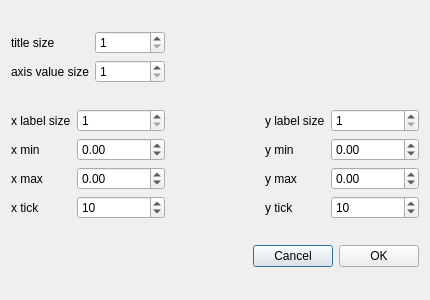
<?xml version="1.0" encoding="UTF-8"?>
<ui version="4.0">
 <class>PlotSettingsDialog</class>
 <widget class="QDialog" name="PlotSettingsDialog">
  <property name="windowModality">
   <enum>Qt::NonModal</enum>
  </property>
  <property name="geometry">
   <rect>
    <x>0</x>
    <y>0</y>
    <width>430</width>
    <height>300</height>
   </rect>
  </property>
  <property name="minimumSize">
   <size>
    <width>430</width>
    <height>300</height>
   </size>
  </property>
  <property name="windowTitle">
   <string>Plot Settings</string>
  </property>
  <layout class="QGridLayout" name="gridLayout_4">
   <item row="0" column="0">
    <layout class="QGridLayout" name="gridLayout_3">
     <item row="0" column="0">
      <widget class="QLabel" name="label_5">
       <property name="text">
        <string>title size</string>
       </property>
      </widget>
     </item>
     <item row="0" column="1">
      <widget class="QSpinBox" name="titleSize">
       <property name="minimumSize">
        <size>
         <width>70</width>
         <height>20</height>
        </size>
       </property>
       <property name="minimum">
        <number>1</number>
       </property>
       <property name="value">
        <number>1</number>
       </property>
      </widget>
     </item>
     <item row="1" column="0">
      <widget class="QLabel" name="label_6">
       <property name="text">
        <string>axis value size</string>
       </property>
      </widget>
     </item>
     <item row="1" column="1">
      <widget class="QSpinBox" name="axisValueSize">
       <property name="minimumSize">
        <size>
         <width>70</width>
         <height>20</height>
        </size>
       </property>
       <property name="minimum">
        <number>1</number>
       </property>
       <property name="value">
        <number>1</number>
       </property>
      </widget>
     </item>
    </layout>
   </item>
   <item row="0" column="1" colspan="2">
    <spacer name="horizontalSpacer_2">
     <property name="orientation">
      <enum>Qt::Horizontal</enum>
     </property>
     <property name="sizeHint" stdset="0">
      <size>
       <width>215</width>
       <height>20</height>
      </size>
     </property>
    </spacer>
   </item>
   <item row="1" column="0">
    <layout class="QGridLayout" name="gridLayout">
     <item row="0" column="0">
      <widget class="QLabel" name="label_3">
       <property name="text">
        <string>x label size</string>
       </property>
      </widget>
     </item>
     <item row="0" column="1">
      <widget class="QSpinBox" name="xLabelSize">
       <property name="minimumSize">
        <size>
         <width>70</width>
         <height>20</height>
        </size>
       </property>
       <property name="minimum">
        <number>1</number>
       </property>
       <property name="value">
        <number>1</number>
       </property>
      </widget>
     </item>
     <item row="1" column="0">
      <widget class="QLabel" name="label_8">
       <property name="text">
        <string>x min</string>
       </property>
      </widget>
     </item>
     <item row="1" column="1">
      <widget class="QDoubleSpinBox" name="xMin">
       <property name="minimumSize">
        <size>
         <width>70</width>
         <height>20</height>
        </size>
       </property>
       <property name="minimum">
        <double>-999999.000000000000000</double>
       </property>
       <property name="maximum">
        <double>999999.000000000000000</double>
       </property>
       <property name="singleStep">
        <double>0.500000000000000</double>
       </property>
      </widget>
     </item>
     <item row="2" column="0">
      <widget class="QLabel" name="label_9">
       <property name="text">
        <string>x max</string>
       </property>
      </widget>
     </item>
     <item row="2" column="1">
      <widget class="QDoubleSpinBox" name="xMax">
       <property name="minimumSize">
        <size>
         <width>70</width>
         <height>20</height>
        </size>
       </property>
       <property name="minimum">
        <double>-999999.000000000000000</double>
       </property>
       <property name="maximum">
        <double>999999.000000000000000</double>
       </property>
       <property name="singleStep">
        <double>0.500000000000000</double>
       </property>
      </widget>
     </item>
     <item row="3" column="0">
      <widget class="QLabel" name="label">
       <property name="text">
        <string>x tick</string>
       </property>
      </widget>
     </item>
     <item row="3" column="1">
      <widget class="QSpinBox" name="xTick">
       <property name="minimumSize">
        <size>
         <width>70</width>
         <height>20</height>
        </size>
       </property>
       <property name="minimum">
        <number>1</number>
       </property>
       <property name="value">
        <number>10</number>
       </property>
      </widget>
     </item>
    </layout>
   </item>
   <item row="1" column="1">
    <spacer name="horizontalSpacer">
     <property name="orientation">
      <enum>Qt::Horizontal</enum>
     </property>
     <property name="sizeHint" stdset="0">
      <size>
       <width>5</width>
       <height>20</height>
      </size>
     </property>
    </spacer>
   </item>
   <item row="1" column="2">
    <layout class="QGridLayout" name="gridLayout_2">
     <item row="0" column="0">
      <widget class="QLabel" name="label_11">
       <property name="text">
        <string>y label size</string>
       </property>
      </widget>
     </item>
     <item row="0" column="1">
      <widget class="QSpinBox" name="yLabelSize">
       <property name="minimumSize">
        <size>
         <width>70</width>
         <height>20</height>
        </size>
       </property>
       <property name="minimum">
        <number>1</number>
       </property>
       <property name="value">
        <number>1</number>
       </property>
      </widget>
     </item>
     <item row="1" column="0">
      <widget class="QLabel" name="label_10">
       <property name="text">
        <string>y min</string>
       </property>
      </widget>
     </item>
     <item row="1" column="1">
      <widget class="QDoubleSpinBox" name="yMin">
       <property name="minimumSize">
        <size>
         <width>70</width>
         <height>20</height>
        </size>
       </property>
       <property name="minimum">
        <double>-999999.000000000000000</double>
       </property>
       <property name="maximum">
        <double>999999.000000000000000</double>
       </property>
       <property name="singleStep">
        <double>0.500000000000000</double>
       </property>
      </widget>
     </item>
     <item row="2" column="0">
      <widget class="QLabel" name="label_12">
       <property name="text">
        <string>y max</string>
       </property>
      </widget>
     </item>
     <item row="2" column="1">
      <widget class="QDoubleSpinBox" name="yMax">
       <property name="minimumSize">
        <size>
         <width>70</width>
         <height>20</height>
        </size>
       </property>
       <property name="minimum">
        <double>-999999.000000000000000</double>
       </property>
       <property name="maximum">
        <double>999999.000000000000000</double>
       </property>
       <property name="singleStep">
        <double>0.500000000000000</double>
       </property>
      </widget>
     </item>
     <item row="3" column="0">
      <widget class="QLabel" name="label_4">
       <property name="text">
        <string>y tick</string>
       </property>
      </widget>
     </item>
     <item row="3" column="1">
      <widget class="QSpinBox" name="yTick">
       <property name="minimumSize">
        <size>
         <width>70</width>
         <height>20</height>
        </size>
       </property>
       <property name="minimum">
        <number>1</number>
       </property>
       <property name="value">
        <number>10</number>
       </property>
      </widget>
     </item>
    </layout>
   </item>
   <item row="2" column="0" colspan="3">
    <layout class="QHBoxLayout" name="horizontalLayout">
     <item>
      <spacer name="horizontalSpacer_3">
       <property name="orientation">
        <enum>Qt::Horizontal</enum>
       </property>
       <property name="sizeHint" stdset="0">
        <size>
         <width>40</width>
         <height>20</height>
        </size>
       </property>
      </spacer>
     </item>
     <item>
      <widget class="QPushButton" name="cancelButton">
       <property name="text">
        <string>Cancel</string>
       </property>
      </widget>
     </item>
     <item>
      <widget class="QPushButton" name="okButton">
       <property name="text">
        <string>OK</string>
       </property>
      </widget>
     </item>
    </layout>
   </item>
  </layout>
 </widget>
 <resources/>
 <connections/>
</ui>
